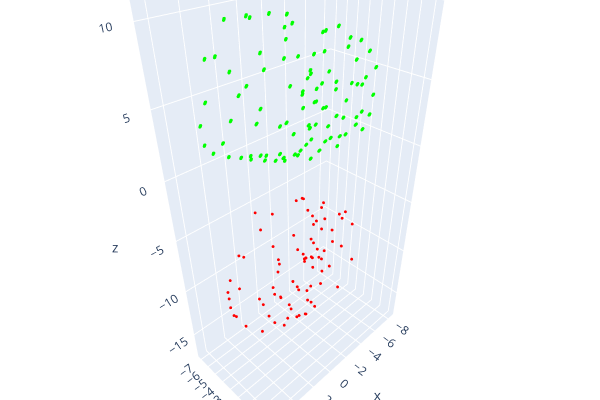

This figure's notebook cell:
### Code cell
# # Visualize
o3d.visualization.draw_plotly([input_partial_pcd2, pred_pcd3])
